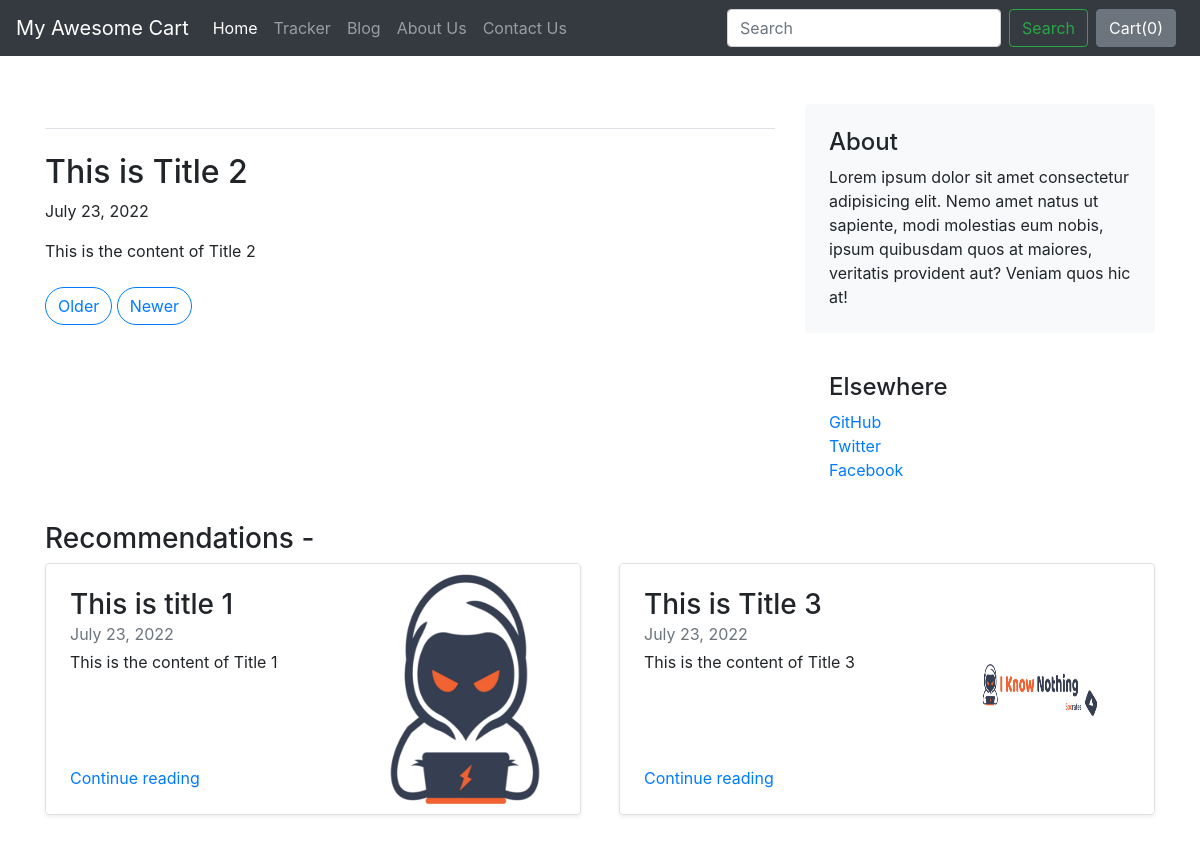
The app's page /blog/blogpost/2 with its own data.
### bloger/models.py (models this page shows, shortened)
class Blogpost(models.Model):
    post_id = models.AutoField(primary_key=True)
    title = models.CharField(max_length=500,default='')
    content = models.CharField(max_length=5000,default='')
    image = models.ImageField(upload_to='blog/images')
    date = models.DateField()

### bloger/views.py (the view)
# urls.py: path('blogpost/<int:id>', views.blogpost , name='blogPost'),
def blogpost(request, id):
    post = Blogpost.objects.filter(post_id = id)[0]
    last_post = Blogpost.objects.all().last()
    try:
        if id == 1 or id == last_post.post_id:
            pass
        else:
            prev_post = Blogpost.objects.filter(post_id=(id-1))[0]
            next_post = Blogpost.objects.filter(post_id=(id+1))[0]
        if id == 1:
            prev_post = Blogpost.objects.filter(post_id=(id+1))[0]
            next_post = Blogpost.objects.filter(post_id=(id+2))[0]
        elif id == last_post.post_id:
            prev_post = Blogpost.objects.filter(post_id=(id-2))[0]
            next_post = Blogpost.objects.filter(post_id=(id-1))[0]
    except exception as e:
        pass
    if prev_post and next_post:
        return render(request,'bloger/blogpost.html',{'post':post,'next_post':next_post,'prev_post':prev_post,'last_post':last_post})
    elif prev_post:
        return render(request,'bloger/blogpost.html',{'post':post,'prev_post':prev_post,'last_post':last_post})
    elif next_post:
        return render(request,'bloger/blogpost.html',{'post':post,'next_post':next_post, 'last_post':last_post})
    return render(request, 'bloger/blogpost.html',{'post':post,'last_post':last_post})

### bloger/templates/bloger/blogpost.html (shortened to what this page needs)
{% extends 'bloger/layout.html' %}
{% block body %}
<div class="container my-5">
<div class="row g-5">
    <div class="col-md-8">
      <h3 class="pb-4 mb-4 fst-italic border-bottom">
      </h3>
      <article class="blog-post">
        <h2>{{post.title}}</h2>
        <p>{{post.date}}</p>
        <p>{{post.content}}</p>
      </article>
      <nav class="blog-pagination mt-4" aria-label="Pagination">
        {% if post.post_id|add:-1 == 0 %}
          <a class="btn btn-outline-primary rounded-pill" href="/blog/blogpost/{{post.post_id}}">Older</a>
          <a class="btn btn-outline-primary rounded-pill" href="/blog/blogpost/{{post.post_id|add:1}}">Newer</a>
        {% elif post.post_id == last_post.post_id %}
          <a class="btn btn-outline-primary rounded-pill" href="/blog/blogpost/{{post.post_id|add:-1}}">Older</a>
          <a class="btn btn-outline-primary rounded-pill" href="/blog/blogpost/{{post.post_id}}">Newer</a>
        {% else %}
          <a class="btn btn-outline-primary rounded-pill" href="/blog/blogpost/{{post.post_id|add:-1}}">Older</a>
          <a class="btn btn-outline-primary rounded-pill" href="/blog/blogpost/{{post.post_id|add:1}}">Newer</a>
        {% endif %}
      </nav>
    </div>
    <div class="col-md-4">
      <div class="position-sticky" style="top: 2rem;">
        <div class="p-4 mb-3 bg-light rounded">
          <h4 class="fst-italic">About</h4>
          <p class="mb-0">Lorem ipsum dolor sit amet consectetur adipisicing elit. Nemo amet natus ut sapiente, modi molestias eum nobis, ipsum quibusdam quos at maiores, veritatis provident aut? Veniam quos hic at!</p>
        </div>
        <div class="p-4">
          <h4 class="fst-italic">Elsewhere</h4>
          <ol class="list-unstyled">
            <li><a href="#">GitHub</a></li>
            <li><a href="#">Twitter</a></li>
            <li><a href="#">Facebook</a></li>
          </ol>
        </div>
      </div>
    </div>
  </div>
<h3>Recommendations -</h3>
<div class="container">
<div class="row mb-2">
  <div class="col-md-6">
    <div class="row g-0 mr-1 border rounded overflow-hidden flex-md-row mb-4 shadow-sm h-md-250 position-relative">
      <div class="col p-4 d-flex flex-column position-static">
        <h3 class="mb-0">{{prev_post.title}}</h3>
        <div class="mb-1 text-muted">{{prev_post.date}}</div>
        <p class="card-text mb-auto">{{prev_post.content|slice:'0:60'}}</p>
        <a href="/blog/blogpost/{{prev_post.post_id}}" class="stretched-link">Continue reading</a>
      </div>
      <div class="col-auto d-none d-lg-block">
        <img src="/media/{{prev_post.image}}" class="bd-placeholder-img" width="200" height="250"></img>
      </div>
    </div>
  </div>
  <div class="col-md-6">
    <div class="row g-0 ml-1 border rounded overflow-hidden flex-md-row mb-4 shadow-sm h-md-250 position-relative">
      <div class="col p-4 d-flex flex-column position-static">
        <h3 class="mb-0">{{next_post.title}}</h3>
        <div class="mb-1 text-muted">{{next_post.date}}</div>
        <p class="mb-auto">{{next_post.content|slice:'0:60'}}</p>
        <a href="/blog/blogpost/{{next_post.post_id}}" class="stretched-link">Continue reading</a>
      </div>
      <div class="col-auto d-none d-lg-block">
        <img src="/media/{{next_post.image}}" class="bd-placeholder-img" width="200" height="250"></img>
      </div>
    </div>
  </div>
</div>
</div>
{% endblock body %}

### records on screen
Blogpost: title "This is Title 2", date "July 23, 2022", content "This is the content of Title 2"
Blogpost: title "This is title 1", date "July 23, 2022", content "This is the content of Title 1", image (picture)
Blogpost: title "This is Title 3", date "July 23, 2022", content "This is the content of Title 3", image (picture)
